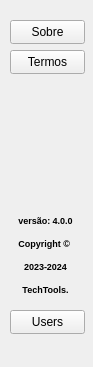
            <widget class="QWidget" name="widget">
             <property name="geometry">
              <rect>
               <x>0</x>
               <y>0</y>
               <width>93</width>
               <height>367</height>
              </rect>
             </property>
             <attribute name="label">
              <string>Informações</string>
             </attribute>
             <widget class="QLabel" name="label_2">
              <property name="geometry">
               <rect>
                <x>0</x>
                <y>200</y>
                <width>91</width>
                <height>111</height>
               </rect>
              </property>
              <property name="text">
               <string>&lt;html&gt;&lt;head/&gt;&lt;body&gt;&lt;p align=&quot;center&quot;&gt;&lt;span style=&quot; font-size:7pt; font-weight:700;&quot;&gt;versão: 4.0.0&lt;/span&gt;&lt;/p&gt;&lt;p align=&quot;center&quot;&gt;&lt;span style=&quot; font-size:7pt; font-weight:700;&quot;&gt;Copyright © &lt;/span&gt;&lt;/p&gt;&lt;p align=&quot;center&quot;&gt;&lt;span style=&quot; font-size:7pt; font-weight:700;&quot;&gt;2023-2024&lt;/span&gt;&lt;/p&gt;&lt;p align=&quot;center&quot;&gt;&lt;span style=&quot; font-size:7pt; font-weight:700;&quot;&gt;TechTools.&lt;/span&gt;&lt;/p&gt;&lt;/body&gt;&lt;/html&gt;</string>
              </property>
             </widget>
             <widget class="QPushButton" name="bt_sobre">
              <property name="geometry">
               <rect>
                <x>10</x>
                <y>20</y>
                <width>75</width>
                <height>24</height>
               </rect>
              </property>
              <property name="cursor">
               <cursorShape>PointingHandCursor</cursorShape>
              </property>
              <property name="text">
               <string>Sobre</string>
              </property>
             </widget>
             <widget class="QPushButton" name="bt_termos">
              <property name="geometry">
               <rect>
                <x>10</x>
                <y>50</y>
                <width>75</width>
                <height>24</height>
               </rect>
              </property>
              <property name="cursor">
               <cursorShape>PointingHandCursor</cursorShape>
              </property>
              <property name="text">
               <string>Termos</string>
              </property>
             </widget>
             <widget class="QPushButton" name="bt_users">
              <property name="geometry">
               <rect>
                <x>10</x>
                <y>310</y>
                <width>75</width>
                <height>24</height>
               </rect>
              </property>
              <property name="cursor">
               <cursorShape>PointingHandCursor</cursorShape>
              </property>
              <property name="text">
               <string>Users</string>
              </property>
             </widget>
            </widget>
